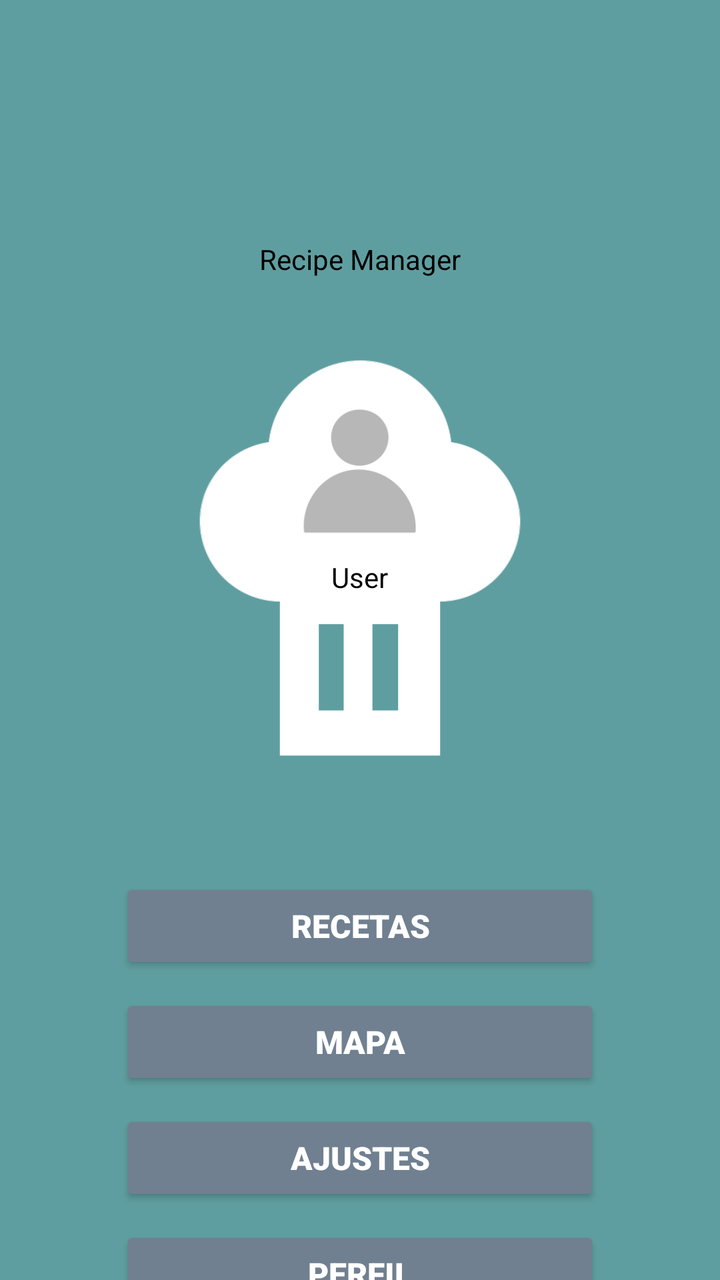
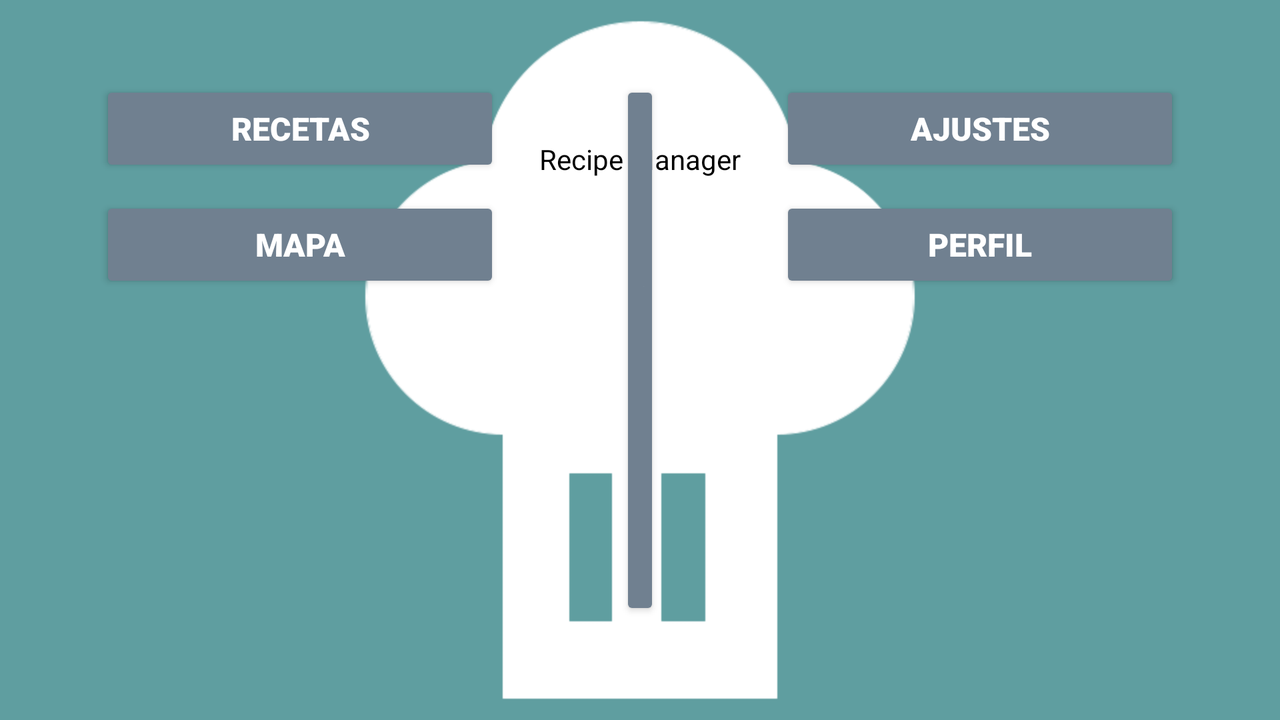

The same Android screen from two of the app's own layout files: first res/layout/ as a phone draws it, then the author's variant for another configuration, drawn on a device whose configuration selects that folder. Both files follow.
<!-- AndroidManifest.xml: application theme Theme.Proyecto1 -->
<!-- res/layout/activity_menu.xml -->
<?xml version="1.0" encoding="utf-8"?>
<androidx.constraintlayout.widget.ConstraintLayout xmlns:android="http://schemas.android.com/apk/res/android"
    xmlns:app="http://schemas.android.com/apk/res-auto"
    android:layout_width="match_parent"
    android:layout_height="match_parent"
    android:background="@color/myPrimary" >

    <TextView
        android:id="@+id/appTitle"
        style="@style/TitleTextMenu"
        android:layout_width="wrap_content"
        android:layout_height="wrap_content"
        android:layout_marginTop="120dp"
        android:text="@string/app_name"
        app:layout_constraintEnd_toEndOf="parent"
        app:layout_constraintStart_toStartOf="@+id/appIcon"
        app:layout_constraintTop_toTopOf="parent" />

    <ImageView
        android:id="@+id/appIcon"
        android:layout_width="0dp"
        android:layout_height="280dp"
        android:contentDescription="@string/app_name"
        android:scaleType="centerCrop"
        app:layout_constraintEnd_toEndOf="parent"
        app:layout_constraintStart_toStartOf="parent"
        app:layout_constraintTop_toBottomOf="@+id/appTitle"
        app:srcCompat="@drawable/ic_launcher" />

    <LinearLayout
        android:id="@+id/linearLayoutUser"
        android:layout_width="match_parent"
        android:layout_height="0dp"
        android:layout_marginTop="65dp"
        android:gravity="center"
        android:orientation="vertical"
        app:layout_constraintTop_toBottomOf="@id/appTitle">

        <com.google.android.material.imageview.ShapeableImageView
            android:id="@+id/userImage"
            android:layout_width="65dp"
            android:layout_height="65dp"
            android:scaleType="centerCrop"
            android:src="@drawable/default_user"
            app:shapeAppearanceOverlay="@style/CircularImageView" />

        <TextView
            android:id="@+id/userTextView"
            android:layout_width="wrap_content"
            android:layout_height="wrap_content"
            android:layout_marginTop="10dp"
            android:textColor="@color/black"
            android:text="User" />

    </LinearLayout>

    <androidx.constraintlayout.widget.ConstraintLayout
        android:id="@+id/linearLayout"
        android:layout_width="match_parent"
        android:layout_height="0dp"
        android:layout_marginTop="20dp"
        android:gravity="center"
        android:orientation="vertical"
        app:layout_constraintTop_toBottomOf="@id/appIcon">

        <Button
            android:id="@+id/buttonRecipes"
            style="@style/ButtonStyle"
            android:layout_width="0dp"
            android:layout_height="wrap_content"
            android:layout_marginStart="60dp"
            android:layout_marginEnd="60dp"
            android:text="@string/recipes"
            app:layout_constraintEnd_toEndOf="parent"
            app:layout_constraintStart_toStartOf="parent"
            app:layout_constraintTop_toTopOf="parent" />

        <Button
            android:id="@+id/buttonMap"
            style="@style/ButtonStyle"
            android:layout_width="0dp"
            android:layout_height="wrap_content"
            android:layout_marginTop="10dp"
            android:layout_marginStart="60dp"
            android:layout_marginEnd="60dp"
            android:text="@string/map"
            app:layout_constraintEnd_toEndOf="parent"
            app:layout_constraintStart_toStartOf="parent"
            app:layout_constraintTop_toBottomOf="@id/buttonRecipes" />

        <Button
            android:id="@+id/settings"
            style="@style/ButtonStyle"
            android:layout_width="0dp"
            android:layout_height="wrap_content"
            android:layout_marginTop="10dp"
            android:layout_marginStart="60dp"
            android:layout_marginEnd="60dp"
            android:text="@string/settings"
            app:layout_constraintEnd_toEndOf="parent"
            app:layout_constraintStart_toStartOf="parent"
            app:layout_constraintTop_toBottomOf="@id/buttonMap" />

        <Button
            android:id="@+id/profileButton"
            style="@style/ButtonStyle"
            android:layout_width="0dp"
            android:layout_height="wrap_content"
            android:layout_marginTop="10dp"
            android:layout_marginStart="60dp"
            android:layout_marginEnd="60dp"
            android:text="@string/profile"
            app:layout_constraintEnd_toEndOf="parent"
            app:layout_constraintStart_toStartOf="parent"
            app:layout_constraintTop_toBottomOf="@id/settings" />
    </androidx.constraintlayout.widget.ConstraintLayout>

</androidx.constraintlayout.widget.ConstraintLayout>
<!-- resources referenced by this layout -->
<resources>
  <color name="black">#FF000000</color>
  <color name="myPrimary">#5F9EA0</color>
  <!-- drawable default_user: png bitmap (drawable, 3418 bytes) -->
  <!-- drawable ic_launcher: png bitmap (drawable, 11317 bytes) -->
  <string name="app_name">Recipe Manager</string>
  <string name="map">Mapa</string>
  <string name="profile">Perfil</string>
  <string name="recipes">Recetas</string>
  <string name="settings">Ajustes</string>
  <style name="ButtonStyle">
          <item name="android:textSize">16sp</item>
          <item name="android:fontFamily">sans-serif-black</item>
          <item name="android:backgroundTint">@color/mySecondary</item>
          <item name="android:textColor">#FFFFFF</item>
          <item name="android:buttonCornerRadius">16dp</item>
      </style>
  <style name="Theme.Proyecto1" parent="Base.Theme.Proyecto1" />
  <color name="mySecondary">#708090</color>
  <style name="Base.Theme.Proyecto1" parent="Theme.Material3.DayNight.NoActionBar">
          <item name="android:windowBackground">@color/myBackground</item>
          <item name="colorPrimary">@color/myPrimary</item>
          <item name="android:textColor">@color/myTextColor</item>
      </style>
  <color name="myBackground">#FFFFFF</color>
  <color name="myTextColor">#000000</color>
</resources>
<!-- res/layout-land/activity_menu.xml (the author's variant of the layout above) -->
<!-- drawn on the phone turned sideways -->
<?xml version="1.0" encoding="utf-8"?>
<androidx.constraintlayout.widget.ConstraintLayout xmlns:android="http://schemas.android.com/apk/res/android"
    xmlns:app="http://schemas.android.com/apk/res-auto"
    android:layout_width="match_parent"
    android:layout_height="match_parent"
    android:background="@color/myPrimary" >

    <ImageView
        android:id="@+id/imageView"
        android:layout_width="0dp"
        android:layout_height="0dp"
        android:contentDescription="@string/app_name"
        android:scaleType="centerCrop"
        app:layout_constraintTop_toTopOf="parent"
        app:layout_constraintEnd_toEndOf="parent"
        app:layout_constraintStart_toStartOf="parent"
        app:layout_constraintBottom_toBottomOf="parent"
        app:srcCompat="@drawable/ic_launcher" />

    <TextView
        android:id="@+id/appTitle"
        style="@style/TitleTextMenuLand"
        android:layout_width="wrap_content"
        android:layout_height="wrap_content"
        android:layout_marginTop="70dp"
        android:text="@string/app_name"
        app:layout_constraintEnd_toEndOf="parent"
        app:layout_constraintStart_toStartOf="@+id/imageView"
        app:layout_constraintTop_toTopOf="parent" />

    <LinearLayout
        android:id="@+id/linearLayoutUser"
        android:layout_width="match_parent"
        android:layout_height="0dp"
        android:layout_marginTop="15dp"
        android:gravity="center"
        android:orientation="vertical"
        app:layout_constraintTop_toBottomOf="@id/appTitle">

        <com.google.android.material.imageview.ShapeableImageView
            android:id="@+id/userImage"
            android:layout_width="80dp"
            android:layout_height="80dp"
            android:scaleType="centerCrop"
            app:shapeAppearanceOverlay="@style/CircularImageView" />

        <TextView
            android:id="@+id/userTextView"
            android:layout_width="wrap_content"
            android:layout_height="wrap_content"
            android:layout_marginTop="10dp"
            android:textSize="18sp"
            android:textColor="@color/black" />

    </LinearLayout>

    <androidx.constraintlayout.widget.ConstraintLayout
        android:layout_width="0dp"
        android:layout_height="wrap_content"
        android:layout_marginBottom="50dp"
        android:gravity="center"
        android:orientation="vertical"
        app:layout_constraintBottom_toBottomOf="parent"
        app:layout_constraintEnd_toEndOf="parent"
        app:layout_constraintStart_toStartOf="parent">

        <Button
            android:id="@+id/buttonRecipes"
            style="@style/ButtonStyle"
            android:layout_width="200dp"
            android:layout_height="wrap_content"
            android:layout_marginStart="50dp"
            android:layout_marginEnd="120dp"
            android:text="@string/recipes"
            app:layout_constraintStart_toStartOf="parent"
            app:layout_constraintTop_toTopOf="parent" />

        <Button
            android:id="@+id/buttonMap"
            style="@style/ButtonStyle"
            android:layout_width="200dp"
            android:layout_height="wrap_content"
            android:layout_marginStart="50dp"
            android:layout_marginTop="10dp"
            android:text="@string/map"
            app:layout_constraintStart_toStartOf="parent"
            app:layout_constraintTop_toBottomOf="@id/buttonRecipes" />

        <Button
            android:id="@+id/buttonSettings"
            style="@style/ButtonStyle"
            android:layout_width="200dp"
            android:layout_height="wrap_content"
            android:layout_marginEnd="50dp"
            android:text="@string/settings"
            app:layout_constraintEnd_toEndOf="parent"
            app:layout_constraintTop_toTopOf="parent" />

        <Button
            android:id="@+id/buttonProfile"
            style="@style/ButtonStyle"
            android:layout_width="200dp"
            android:layout_height="wrap_content"
            android:layout_marginTop="10dp"
            android:layout_marginEnd="50dp"
            android:text="@string/profile"
            app:layout_constraintEnd_toEndOf="parent"
            app:layout_constraintTop_toBottomOf="@id/buttonSettings" />

        <Button
            android:id="@+id/buttonExit"
            style="@style/ButtonStyle"
            android:layout_width="0dp"
            android:layout_height="wrap_content"
            android:layout_marginStart="60dp"
            android:layout_marginEnd="60dp"
            android:text="@string/log_out"
            app:layout_constraintEnd_toStartOf="@id/buttonProfile"
            app:layout_constraintStart_toEndOf="@id/buttonMap"
            app:layout_constraintBottom_toBottomOf="parent" />
    </androidx.constraintlayout.widget.ConstraintLayout>

</androidx.constraintlayout.widget.ConstraintLayout>
<!-- resources referenced by the variant -->
<!-- as the phone turned sideways resolves them -->
<resources>
  <color name="black">#FF000000</color>
  <color name="myPrimary">#5F9EA0</color>
  <!-- drawable ic_launcher: png bitmap (drawable, 11317 bytes) -->
  <string name="app_name">Recipe Manager</string>
  <string name="log_out">Cerrar sesión</string>
  <string name="map">Mapa</string>
  <string name="profile">Perfil</string>
  <string name="recipes">Recetas</string>
  <string name="settings">Ajustes</string>
  <style name="ButtonStyle">
          <item name="android:textSize">16sp</item>
          <item name="android:fontFamily">sans-serif-black</item>
          <item name="android:backgroundTint">@color/mySecondary</item>
          <item name="android:textColor">#FFFFFF</item>
          <item name="android:buttonCornerRadius">16dp</item>
      </style>
  <style name="Theme.Proyecto1" parent="Base.Theme.Proyecto1" />
  <color name="mySecondary">#708090</color>
  <style name="Base.Theme.Proyecto1" parent="Theme.Material3.DayNight.NoActionBar">
          <item name="android:windowBackground">@color/myBackground</item>
          <item name="colorPrimary">@color/myPrimary</item>
          <item name="android:textColor">@color/myTextColor</item>
      </style>
  <color name="myBackground">#FFFFFF</color>
  <color name="myTextColor">#000000</color>
</resources>
